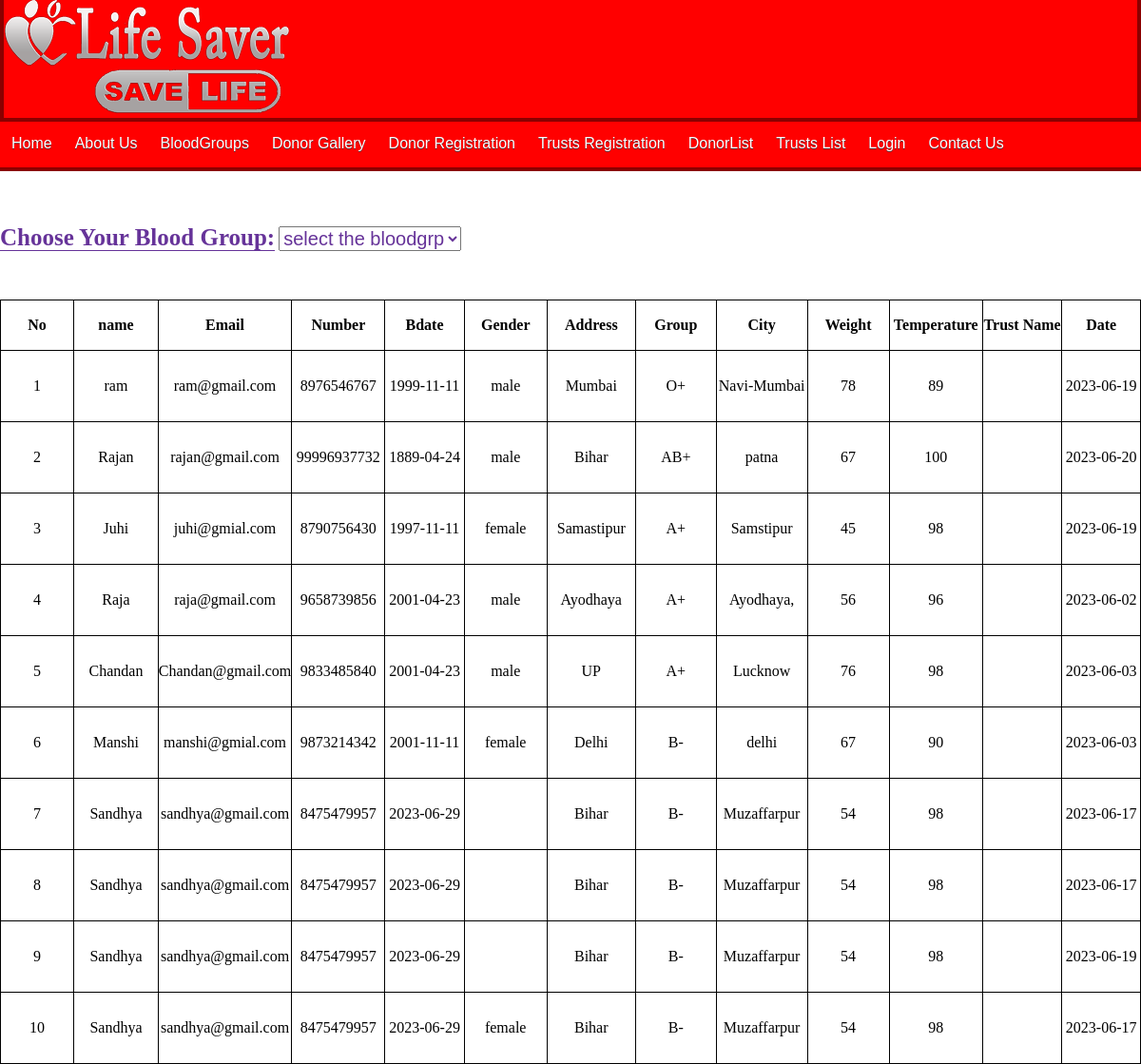
Screenshot of /donorlist.php with the database file from the repository.
### tables this page shows
CREATE TABLE `bloodregistration` (
  `sno` int(100) NOT NULL,
  `r_name` varchar(100) NOT NULL,
  `r_email` varchar(100) NOT NULL,
  `r_no` bigint(100) NOT NULL,
  `r_bdate` varchar(100) NOT NULL,
  `r_gen` varchar(100) NOT NULL,
  `r_addr` varchar(200) NOT NULL,
  `r_grp` varchar(100) NOT NULL,
  `r_city` varchar(100) NOT NULL,
  `r_weight` bigint(100) NOT NULL,
  `r_temp` bigint(100) NOT NULL,
  `status` int(1) NOT NULL,
  `trustname` varchar(100) NOT NULL,
  `password` varchar(40) NOT NULL,
  `donorDate` date DEFAULT NULL
);

### donorlist.php (the view, shortened to what this page needs)
<!DOCTYPE html>
<html lang="en">
<head>
    <link rel="stylesheet" href="css/donorlist.css">
</head>
<body>
    <?php
    include("frontfiles/header.php");
    ?>
    <div class="blood-grp">
        <div class="container">
            <div class="grp">
                <label for="Blood Group">Choose Your Blood Group:</label>
                <select name="blood" id="blood">
                    <option value="1">select the bloodgrp</option>
                </select>
            </div>
            <div id="result">
                <?php
                include('C:/xampp/htdocs/bloodbankproject/bloodbankproject/database/connection.php');
                $query = " SELECT bloodregistration.*, trust_registattion.t_name FROM bloodregistration LEFT JOIN trust_registattion ON bloodregistration.trustname = trust_registattion.t_id WHERE bloodregistration.status = '1'";
                $result = mysqli_query($conn, $query);
                $number = 1;
                $str = "";
                $str .= "<table>
                    <tr>";
                $str .= "<th>No</th>";
                $str .= "<th>name</th>";
                $str .= "<th> Email</th>";
                $str .= "<th> Number</th>";
                $str .= "<th> Bdate</th>";
                $str .= "<th> Gender</th>";
                $str .= "<th> Address</th>";
                $str .= "<th> Group </th>";
                $str .= "<th> City </th>";
                $str .= "<th> Weight</th>";
                $str .= "<th> Temperature</th>";
                $str .= "<th> Trust Name</th>";
                $str .= "<th> Date</th>";
                $str .= "</tr><br>";
                while ($res = mysqli_fetch_assoc($result)) {
                    $str .= "<tr>";
                    $str .= "<td> " . $number . "</td>";
                    $number++;
                    $str .= "<td> " . $res['r_name'] . "</td>";
                    $str .= "<td> " . $res['r_email'] . "</td>";
                    $str .= "<td> " . $res['r_no'] . "</td>";
                    $str .= "<td> " . $res['r_bdate'] . "</td>";
                    $str .= "<td> " . $res['r_gen'] . "</td>";
                    $str .= "<td> " . $res['r_addr'] . "</td>";
                    $str .= "<td> " . $res['r_grp'] . "</td>";
                    $str .= "<td> " . $res['r_city'] . "</td>";
                    $str .= "<td> " . $res['r_weight'] . "</td>";
                    $str .= "<td> " . $res['r_temp'] . "</td>";
                    $str .= "<td> " . $res['t_name'] . "</td>";
                    $str .= "<td> " . $res['donorDate'] . "</td>";
                    $str .= "</tr>";
                }
                $str .= "</table>";
                echo $str;
                ?>
            </div>
        </div>
    </div>
</body>
</html>

### css/donorlist.css (style rules this page uses)
tr, th, td, table { border: 1px solid black; border-collapse: collapse; }
th { height: 52px; width: 101px; }
td { height: 74px; }
tr { text-align: center; }
label { font-size: 25px; color: rebeccapurple; font-weight: bold; border-bottom: 1px solid rebeccapurple; }
.grp { position: relative; top: 56px; }
select { font-size: 20px; color: rebeccapurple; }
#result { margin: 0 auto; max-width: 1200px; position: relative; top: 89px; }
.blood-grp { height: 63vh; }

### frontfiles/header.php (style rules this page uses)
* { margin: 0; padding: 0; }
.container { max-width: 1200px; margin: 0 auto; }

### rows the page displays
bloodregistration: r_name "ram", r_email "ram@gmail.com", r_no "8976546767", r_bdate "1999-11-11", r_gen "male", r_addr "Mumbai", r_grp "O+", r_city "Navi-Mumbai", r_weight "78", r_temp "89", donorDate "2023-06-19"
bloodregistration: r_name "Rajan", r_email "rajan@gmail.com", r_no "99996937732", r_bdate "1889-04-24", r_gen "male", r_addr "Bihar", r_grp "AB+", r_city "patna", r_weight "67", r_temp "100", donorDate "2023-06-20"
bloodregistration: r_name "Juhi", r_email "juhi@gmial.com", r_no "8790756430", r_bdate "1997-11-11", r_gen "female", r_addr "Samastipur", r_grp "A+", r_city "Samstipur", r_weight "45", r_temp "98", donorDate "2023-06-19"
bloodregistration: r_name "Raja", r_email "raja@gmail.com", r_no "9658739856", r_bdate "2001-04-23", r_gen "male", r_addr "Ayodhaya", r_grp "A+", r_city "Ayodhaya,", r_weight "56", r_temp "96", donorDate "2023-06-02"
bloodregistration: r_name "Chandan", r_email "Chandan@gmail.com", r_no "9833485840", r_bdate "2001-04-23", r_gen "male", r_addr "UP", r_grp "A+", r_city "Lucknow", r_weight "76", r_temp "98", donorDate "2023-06-03"
bloodregistration: r_name "Manshi", r_email "manshi@gmial.com", r_no "9873214342", r_bdate "2001-11-11", r_gen "female", r_addr "Delhi", r_grp "B-", r_city "delhi", r_weight "67", r_temp "90", donorDate "2023-06-03"
bloodregistration: r_name "Sandhya", r_email "sandhya@gmail.com", r_no "8475479957", r_bdate "2023-06-29", r_addr "Bihar", r_grp "B-", r_city "Muzaffarpur", r_weight "54", r_temp "98", donorDate "2023-06-17"
bloodregistration: r_name "Sandhya", r_email "sandhya@gmail.com", r_no "8475479957", r_bdate "2023-06-29", r_addr "Bihar", r_grp "B-", r_city "Muzaffarpur", r_weight "54", r_temp "98", donorDate "2023-06-17"
bloodregistration: r_name "Sandhya", r_email "sandhya@gmail.com", r_no "8475479957", r_bdate "2023-06-29", r_addr "Bihar", r_grp "B-", r_city "Muzaffarpur", r_weight "54", r_temp "98", donorDate "2023-06-19"
bloodregistration: r_name "Sandhya", r_email "sandhya@gmail.com", r_no "8475479957", r_bdate "2023-06-29", r_gen "female", r_addr "Bihar", r_grp "B-", r_city "Muzaffarpur", r_weight "54", r_temp "98", donorDate "2023-06-17"
